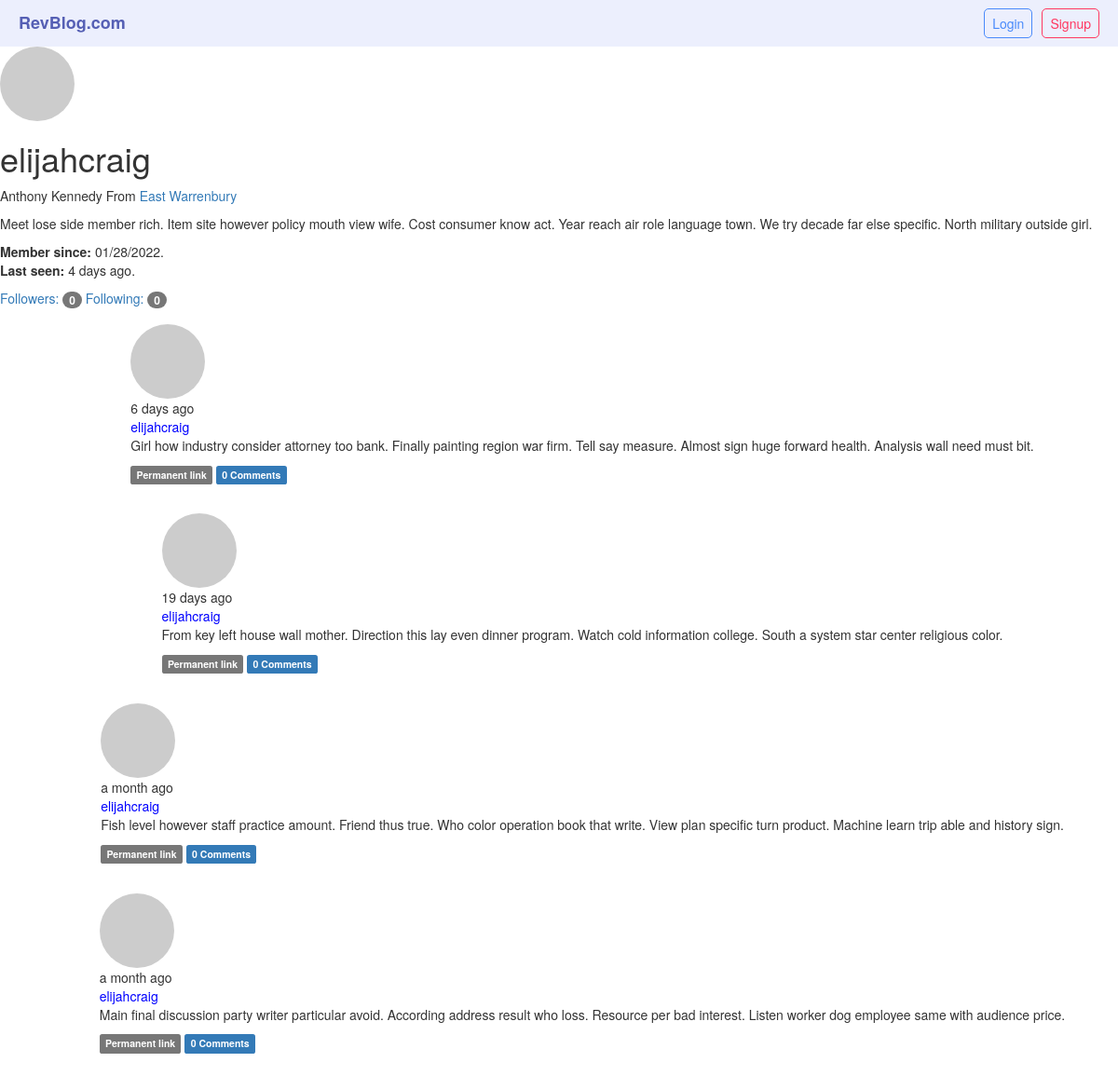
Screenshot of /user/elijahcraig with the database file from the repository.
### app/models.py (models this page shows, shortened)
class User(UserMixin,db.Model):
    __tablename__='users'
    id=db.Column(db.Integer,primary_key=True,autoincrement=True)
    email=db.Column(db.String(64),unique=True,index=True)
    name=db.Column(db.String(64))
    username=db.Column(db.String(64),unique=True,index=True)
    password_hash=db.Column(db.String(128))
    confirmed=db.Column(db.Boolean,default=False)
    location=db.Column(db.String(64))
    about_me=db.Column(db.Text())
    member_since=db.Column(db.DateTime(),default=datetime.utcnow)
    last_seen=db.Column(db.DateTime(),default=datetime.utcnow)
    avatar_hash=db.Column(db.String(64))
    role_id=db.Column(db.Integer,db.ForeignKey('roles.id'))
    posts=db.relationship('Post',backref='author',lazy='dynamic')
    followed=db.relationship('Follow',foreign_keys=[Follow.follower_id],backref=db.backref('follower', lazy='joined'), lazy='dynamic', cascade='all, delete-orphan')
    followers = db.relationship('Follow', foreign_keys=[Follow.followed_id], backref=db.backref('followed', lazy='joined'), lazy='dynamic', cascade='all, delete-orphan')
    comments=db.relationship('Comment',backref='author',lazy='dynamic')
    @property
    def password(self):
        raise AttributeError('Password is not a readable attribute')
    def gravatar(self,size=100,default='identicon',rating='g'):
        if request.is_secure:
            url = 'https://secure.gravatar.com/avatar'
        else:
            url = 'http://www.gravatar.com/avatar'
        hash = hashlib.md5(self.email.lower().encode('utf-8')).hexdigest()
        return '{url}/{hash}?s={size}&d={default}&r={rating}'.format(url=url, hash=hash, size=size, default=default, rating=rating)

class Post(db.Model):
    __tablename__='posts'
    id=db.Column(db.Integer,primary_key=True)
    body=db.Column(db.Text)
    timestamp=db.Column(db.DateTime,index=True,default=datetime.utcnow)
    body_html=db.Column(db.Text)
    author_id=db.Column(db.Integer,db.ForeignKey('users.id'))
    comments=db.relationship('Comment',backref='post',lazy='dynamic')

### app/main/views.py (the view)
@main.route('/user/<username>')
def user(username):
    user=User.query.filter_by(username=username).first_or_404()
    if user is None:
        abort(404)
    posts=user.posts.order_by(Post.timestamp.desc()).all()
    return render_template('user.html',user=user,posts=posts)

### app/main/__init__.py (called while the page is built)
@main.app_context_processor
def inject_permission():
    return dict(Permission=Permission)

### app/main/views.py (called while the page is built)
@main.after_app_request
def after_request(response):
    for query in get_debug_queries():
        if query.duration >= current_app.config['MICROBLOG_SLOW_DB_QUERY_TIME']:
            current_app.logger.warning('Slow query: %s\nParameters: %s\nDuration: %fs\nContext: %s\n'% (query.statement, query.parameters, query.duration, query.context))
    return response

@main.before_app_request
def before_request():
    if current_user.is_authenticated and not current_user.confirmed and request.blueprint !='main' and request.endpoint !='static':
        return redirect(url_for('main.unconfirmed'))

@main.before_app_request
def before_request():
    if current_user.is_authenticated:
        current_user.ping()
        if not current_user.confirmed and request.endpoint and request.blueprint !='main' and request.endpoint != 'static':
            return redirect(url_for('main.unconfirmed'))

### app/models.py (called while the page is built)
    def can(self,permissions):
        return False

    def is_administrator(self):
        return False

### app/templates/user.html (shortened to what this page needs)
{%extends "base.html"%}
{%block content%}
    <img class="img-circle profile-thumbnail" src="{{user.gravatar(size=256)}}"
    <div class="page-header">
        <h1>{{ user.username }}</h1>
        {% if user.name or user.location %}
        <p>
            {% if user.name %}{{ user.name }}{% endif %}
            {% if user.location %}
                From <a href="http://maps.google.com/?q={{ user.location }}" target="blank">{{ user.location }}</a>
            {% endif %}
            </p>
        {% endif %}
        {% if user.about_me %}<p>{{ user.about_me }}</p>{% endif %}
        <p>
            <b>Member since:</b> {{ moment(user.member_since).format('L') }}.
            <br/>
            <b>Last seen:</b> {{ moment(user.last_seen).fromNow() }}.
        </p>
        <a href="{{ url_for('main.followers', username=user.username) }}">Followers: <span class="badge">{{ user.followers.count()-1 }}</span>
        </a>
        <a href="{{ url_for('main.followed_by', username=user.username) }}">Following: <span class="badge">{{ user.followed.count() -1 }}</span>
        </a>
    {%include '_posts.html'%}
{%endblock%}

### app/templates/_posts.html (shortened to what this page needs)
<ul class="posts">
{% for post in posts %}
    <li class="post">
        <div class="profile-thumbnail">
            <a href="{{ url_for('main.user', username=post.author.username) }}"><img class="img-circle profile-thumbnail" src="{{ post.author.gravatar(size=40) }}"></a>
        </div>
        <div class="post-date">
            {{ moment(post.timestamp).fromNow() }}
        </div>
        <div class="post-author">
            <a href="{{ url_for('main.user', username=post.author.username) }}"> {{ post.author.username }}</a>
        </div>
        <div class="post-body">
            {% if post.body_html %}
                {{ post.body_html | safe }}
            {% else %}
                {{ post.body }}
            {% endif %}
            <div class="post-footer">
                <a href="{{ url_for('main.post', id=post.id) }}"><span class="label label-default">Permanent link</span></a>
                <a href="{{ url_for('main.post', id=post.id) }}#comments">
                    <span class="label label-primary">{{ post.comments.count() }} Comments</span>
                </a>
            </div>
        </div>
    </li>
{% endfor %}
</ul>

### app/static/styles/styles.css (style rules this page uses)
:root { box-sizing: border-box; }
body { font: 'Ariel', 'sans-serif'; }
.nav-tabs>li, .post-author>a { color: blue !important; }
ul { list-style: none; height: 100%; display: flex; align-items: center; justify-content: space-around; }
ul a { color: white; }
ul li { padding: 5px; margin-left: 10px; }
.posts { display: flex; flex-direction: column; }
.post { flex: 1; padding: 1.2em; align-items: left; }

### rows the page displays
User: username "elijahcraig", name "Anthony Kennedy", location "East Warrenbury", about_me "Meet lose side member rich. Item site however policy mouth view wife. Cost consumer know act. Year reach air role language town. We try decade far else specific. North military outside girl.", member_since "01/28/2022", last_seen "4 days ago"
Post: timestamp "6 days ago", author.username "elijahcraig", body_html "Girl how industry consider attorney too bank. Finally painting region war firm. Tell say measure. Almost sign huge forward health. Analysis wall need must bit.", comments.count "0"
Post: timestamp "19 days ago", author.username "elijahcraig", body_html "From key left house wall mother. Direction this lay even dinner program. Watch cold information college. South a system star center religious color.", comments.count "0"
Post: timestamp "a month ago", author.username "elijahcraig", body_html "Fish level however staff practice amount. Friend thus true. Who color operation book that write. View plan specific turn product. Machine learn trip able and history sign.", comments.count "0"
Post: timestamp "a month ago", author.username "elijahcraig", body_html "Main final discussion party writer particular avoid. According address result who loss. Resource per bad interest. Listen worker dog employee same with audience price.", comments.count "0"

### other values shown
{{ user.followers.count()-1 }} "0"
{{ user.followed.count() -1 }} "0"
